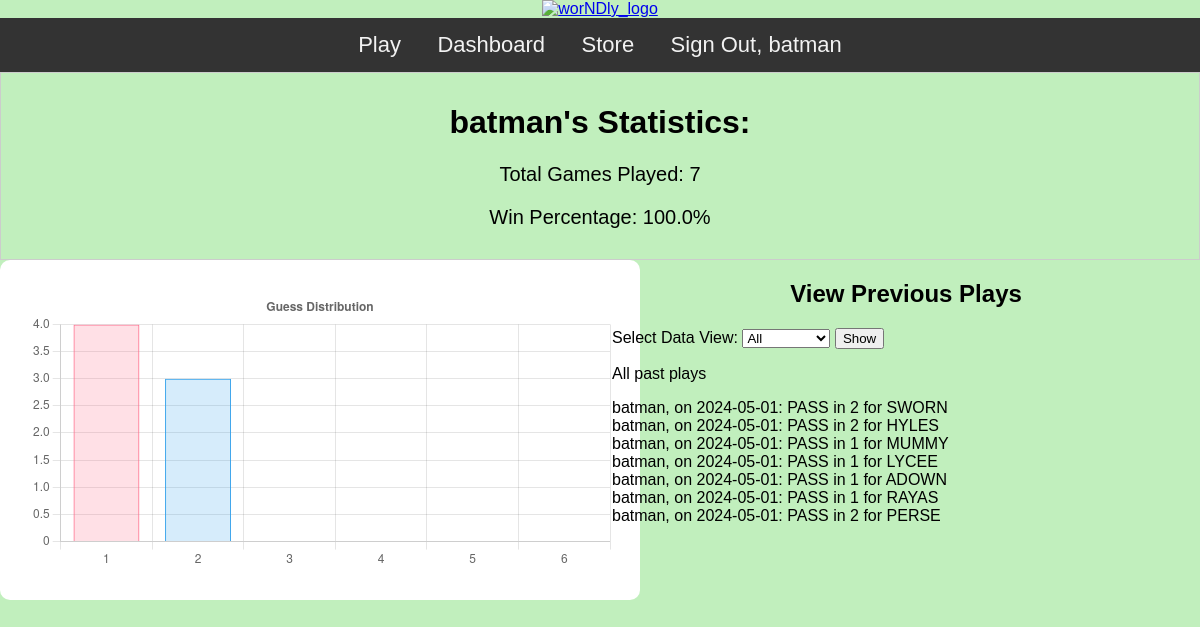
/dashboard/open_dashboard/ (signed in), run on an earlier commit of the app's database.
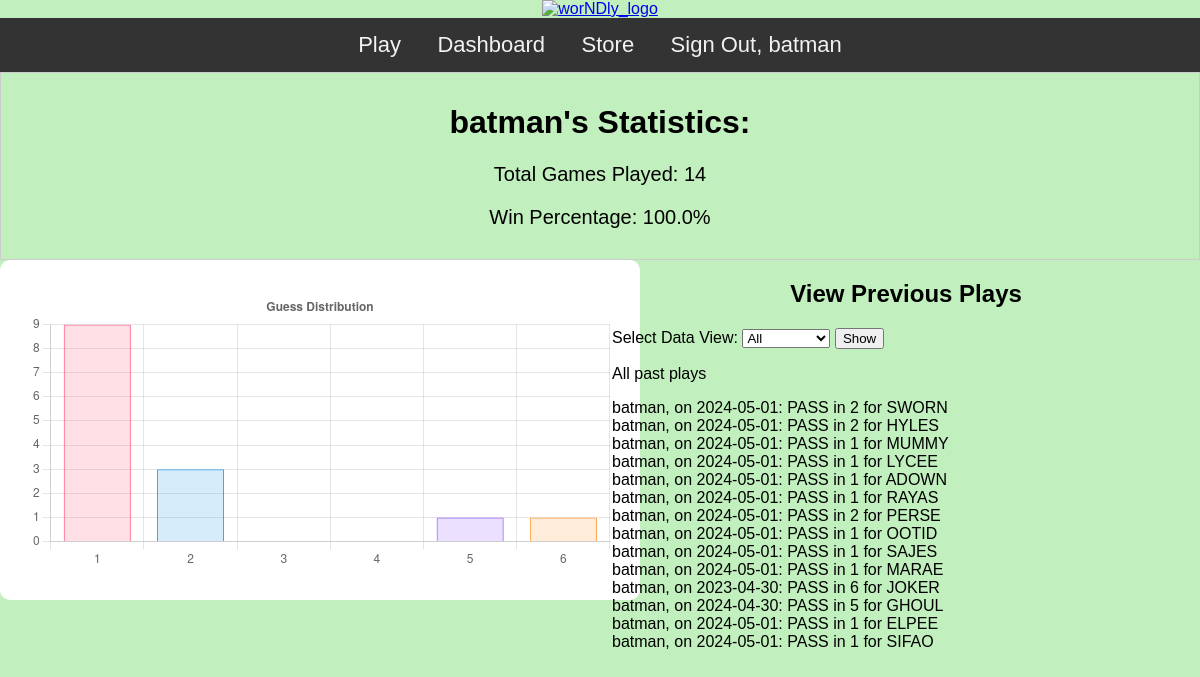
And on a later commit of the database.
### gameplay/models.py (models this page shows)
class GamesPlayed(models.Model):
    player = models.ForeignKey(User, on_delete=models.CASCADE)
    wordOfDayz = models.CharField(max_length=30)
    won_or_nah = models.BooleanField() # Pass/fail
    num_guesses_that_occurred = models.IntegerField() # Number of guesses
    game_play_date = models.DateField() # Date field
    def __str__(self):
        if self.won_or_nah:
            str_to_add = 'PASS'
        else:
            str_to_add = 'FAIL'
        return f'{self.player}, on {self.game_play_date}: {str_to_add} in {self.num_guesses_that_occurred} for {self.wordOfDayz}'

### dashboard/views.py (the view)
# urls.py: path('open_dashboard/', views.open_dashboard, name='open_dashboard'),
def open_dashboard(request):
    selected_data_view = request.GET.get('data-view', 'all')  # Get selected data view from the form
    listOfPlays = []
    listOfPlaysYEAR = []
    listOfPlaysMONTH = []
    listOfPlaysWEEK = []
    for g in GamesPlayed.objects.all():
        if request.user == g.player:
            listOfPlays.append(g)
        if request.user == g.player and g.game_play_date.year == datetime.datetime.now().year:
            listOfPlaysYEAR.append(g)
        if request.user == g.player and g.game_play_date.month == datetime.datetime.now().month:
            listOfPlaysMONTH.append(g)
        if request.user == g.player and g.game_play_date.isocalendar()[1] == datetime.datetime.now().isocalendar()[1]:
            listOfPlaysWEEK.append(g)
    tot = 0
    succ = 0
    perc = 0
    guess_stats = [0,0,0,0,0,0]
    for g in GamesPlayed.objects.filter(player = request.user):
        tot += 1
        if g.won_or_nah:
            succ += 1
            guess_stats[g.num_guesses_that_occurred-1] +=1
    if tot:
        perc = round((succ / tot) * 100, 1)
    return render(request, 'dashboard/firstdash.html', {
        'selected_data_view': selected_data_view,
        'listOfPlays': listOfPlays,
        'listOfPlaysYEAR': listOfPlaysYEAR,
        'listOfPlaysMONTH': listOfPlaysMONTH,
        'listOfPlaysWEEK': listOfPlaysWEEK,
        'tot': tot,
        'perc': str(perc) + '%',
        'guess_stats': guess_stats
    })

### templates/dashboard/firstdash.html (shortened to what this page needs)
{% extends "base.html" %}
{% block content %}
<div class="info-box">
    <h1>{{ user.username }}'s Statistics:</h1>
    <p style="font-size:20px">Total Games Played: {{tot}}</p>
    <p style="font-size:20px">Win Percentage: {{perc}}</p>
</div>
<div class="container">
    <div class="left-column">
        <body>
            <div class="chart-container" >
                <canvas id="distributionChart"></canvas>
            </div>
            <script>
                let guessStatsData = {{ guess_stats|safe }} // Directly use guess_stats as an array
                let ctx = document.getElementById('distributionChart').getContext('2d');
                let distributionChart = new Chart(ctx, {
                    type: 'bar',
                    data: {
                        labels: ['1', '2', '3', '4', '5', '6'],
                        datasets: [{
                            label: 'Guess Distribution',
                            data: guessStatsData, // Set data directly to guess_stats array
                            backgroundColor: [
                                'rgba(255, 99, 132, 0.2)',
                                'rgba(54, 162, 235, 0.2)',
                                'rgba(255, 206, 86, 0.2)',
                                'rgba(75, 192, 192, 0.2)',
                                'rgba(153, 102, 255, 0.2)',
                                'rgba(255, 159, 64, 0.2)'
                            ],
                            borderColor: [
                                'rgba(255, 99, 132, 1)',
                                'rgba(54, 162, 235, 1)',
                                'rgba(255, 206, 86, 1)',
                                'rgba(75, 192, 192, 1)',
                                'rgba(153, 102, 255, 1)',
                                'rgba(255, 159, 64, 1)'
                            ],
                            borderWidth: 1
                        }]
                    },
                    options: {
                        plugins: {
                            title: {
                                display: true,
                                text: 'Guess Distribution'
                            },
                            legend: {
                                display: false
                            }
                        },
                        scales: {
                            y: {
                                beginAtZero: true
                            }
                        },
                        layout: {
                            padding: {
                                left: 10,
                                right: 10,
                                top: 10,
                                bottom: 10
                            }
                        },
                    }
                });
            </script>
        </body>
    </div>
    <div class="right-column">
        <h2 style = "text-align: center">View Previous Plays</h2>
        <form method="get">
            <label for="data-view">Select Data View:</label>
            <select id="data-view" name="data-view">
                <option value="all">All</option>
            </select>
            <button type="submit">Show</button>
        </form>
        {% if selected_data_view == 'all' %}
            <p>All past plays</p>
            {% for l in listOfPlays %}
                <div>{{ l }}</div>
            {% endfor %}
        {% elif selected_data_view == 'year' %}
            <p>This year's plays</p>
            {% for l in listOfPlaysYEAR %}
                <div>{{ l }}</div>
            {% endfor %}
        {% elif selected_data_view == 'month' %}
            <p>This month's plays</p>
            {% for l in listOfPlaysMONTH %}
                <div>{{ l }}</div>
            {% endfor %}
        {% elif selected_data_view == 'week' %}
            <p>This week's plays</p>
            {% for l in listOfPlaysWEEK %}
                <div>{{ l }}</div>
            {% endfor %}
        {% endif %}
    </div>
</div>
{% endblock %}

### templates/base.html (shortened to what this page needs)
{% load static %}
<!DOCTYPE html>
<html>
<head>
  <div style="text-align: center;">
    <a href="https://www.youtube.com/watch?v=xvFZjo5PgG0">
      <img src='https://i.postimg.cc/5t8dN86w/Screenshot-2024-04-29-at-11-01-50-PM.png' alt="worNDly_logo" style="width: 100%;">
    </a>
  </div>
  <link rel="stylesheet" href="https://cdn.datatables.net/1.13.7/css/jquery.dataTables.min.css">
</head>
<body>
  <div class="navbar">
    {% if user.is_authenticated %}
      <a href="{% url 'gameplay:desired_lang' %}">Play</a>
      <a href="{% url 'dashboard:open_dashboard' %}">Dashboard</a>
      <a href="{% url 'store:purchase_games' %}">Store</a>
      <a href="{% url 'homepage' %}">Sign Out, {{ user.username }}</a>
    {% endif %}
  </div>
  <div id="content">
    {% block content %}
    {% endblock %}
  </div>
</body>
</html>

### templates/base.html (style rules this page uses)
body { margin: 0; font-family: Arial, Helvetica, sans-serif; background-color: #C1EFBD; }
.navbar { overflow: hidden; background-color: #333; text-align: center; }
.navbar a { color: #f2f2f2; text-align: center; padding: 14px 16px; text-decoration: none; font-size: 22px; display: inline-block; }

### templates/dashboard/firstdash.html (style rules this page uses)
.container { display: flex; justify-content: space-between; }
.left-column, .right-column { width: 49%; }
.info-box { border: 1px solid #ccc; padding: 10px; text-align: center; }
.chart-container { display: flex; justify-content: center; background-color: white; border-radius: 10px; padding: 20px; width: 600px; margin: auto; }

What changed in the data, as far as the page shows it:
added GamesPlayed: won_or_nah+player+game_play_date "batman, on 2024-05-01: PASS in 1 for OOTID"
added GamesPlayed: won_or_nah+player+game_play_date "batman, on 2024-05-01: PASS in 1 for SAJES"
added GamesPlayed: won_or_nah+player+game_play_date "batman, on 2024-05-01: PASS in 1 for MARAE"
added GamesPlayed: won_or_nah+player+game_play_date "batman, on 2023-04-30: PASS in 6 for JOKER"
added GamesPlayed: won_or_nah+player+game_play_date "batman, on 2024-04-30: PASS in 5 for GHOUL"
added GamesPlayed: won_or_nah+player+game_play_date "batman, on 2024-05-01: PASS in 1 for ELPEE"
added GamesPlayed: won_or_nah+player+game_play_date "batman, on 2024-05-01: PASS in 1 for SIFAO"
Also different on the page:
{{ tot }}: "7" → "14"
chart data {{ guess_stats|safe }}: [4, 3, 0, 0, 0, 0] → [9, 3, 0, 0, 1, 1]
